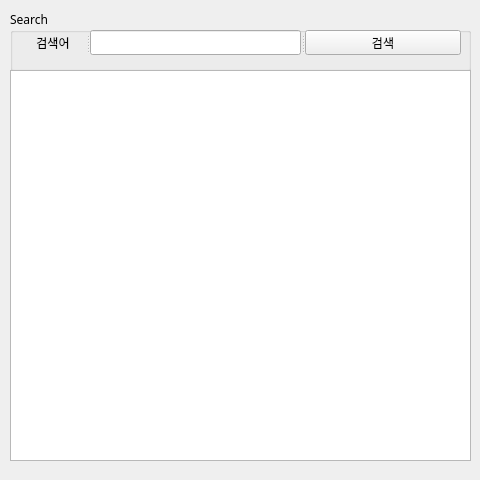
<?xml version="1.0" encoding="UTF-8"?>
<ui version="4.0">
 <class>Form</class>
 <widget class="QWidget" name="Form">
  <property name="geometry">
   <rect>
    <x>0</x>
    <y>0</y>
    <width>480</width>
    <height>480</height>
   </rect>
  </property>
  <property name="sizePolicy">
   <sizepolicy hsizetype="Fixed" vsizetype="Fixed">
    <horstretch>0</horstretch>
    <verstretch>0</verstretch>
   </sizepolicy>
  </property>
  <property name="font">
   <font>
    <family>나눔스퀘어라운드 Regular</family>
   </font>
  </property>
  <property name="windowTitle">
   <string>네이버 영화 검색</string>
  </property>
  <property name="windowIcon">
   <iconset>
    <normaloff>../../../Users/admin/.designer/backup/naver_icon.png</normaloff>../../../Users/admin/.designer/backup/naver_icon.png</iconset>
  </property>
  <widget class="QGroupBox" name="groupBox">
   <property name="geometry">
    <rect>
     <x>10</x>
     <y>10</y>
     <width>461</width>
     <height>61</height>
    </rect>
   </property>
   <property name="title">
    <string>Search</string>
   </property>
   <widget class="QSplitter" name="splitter">
    <property name="geometry">
     <rect>
      <x>10</x>
      <y>20</y>
      <width>441</width>
      <height>25</height>
     </rect>
    </property>
    <property name="orientation">
     <enum>Qt::Horizontal</enum>
    </property>
    <widget class="QLabel" name="label">
     <property name="text">
      <string>검색어</string>
     </property>
     <property name="alignment">
      <set>Qt::AlignCenter</set>
     </property>
    </widget>
    <widget class="QLineEdit" name="txtSearch">
     <property name="sizePolicy">
      <sizepolicy hsizetype="Fixed" vsizetype="Fixed">
       <horstretch>0</horstretch>
       <verstretch>0</verstretch>
      </sizepolicy>
     </property>
    </widget>
    <widget class="QPushButton" name="btnSearch">
     <property name="text">
      <string>검색</string>
     </property>
    </widget>
   </widget>
  </widget>
  <widget class="QTableWidget" name="tblResult">
   <property name="geometry">
    <rect>
     <x>10</x>
     <y>70</y>
     <width>461</width>
     <height>391</height>
    </rect>
   </property>
   <property name="font">
    <font>
     <family>나눔스퀘어라운드 Regular</family>
    </font>
   </property>
   <property name="selectionMode">
    <enum>QAbstractItemView::SingleSelection</enum>
   </property>
  </widget>
 </widget>
 <resources/>
 <connections/>
</ui>
